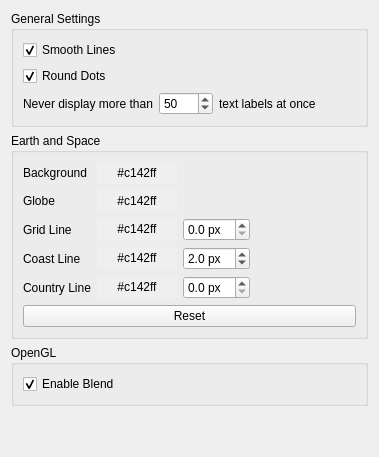
     <widget class="QWidget" name="display1Tab">
      <attribute name="title">
       <string>Display (General)</string>
      </attribute>
      <layout class="QVBoxLayout" name="verticalLayout_8">
       <item>
        <widget class="QGroupBox" name="groupBoxDisplayGeneral">
         <property name="title">
          <string>General Settings</string>
         </property>
         <layout class="QVBoxLayout">
          <item>
           <widget class="QCheckBox" name="cbLineSmoothing">
            <property name="toolTip">
             <string>Depends completely on your graphics hardware plus device driver.</string>
            </property>
            <property name="text">
             <string>Smooth Lines</string>
            </property>
            <property name="checked">
             <bool>true</bool>
            </property>
           </widget>
          </item>
          <item>
           <widget class="QCheckBox" name="cbDotSmoothing">
            <property name="toolTip">
             <string>Depends completely on your graphics hardware plus device driver.</string>
            </property>
            <property name="text">
             <string>Round Dots</string>
            </property>
            <property name="checked">
             <bool>true</bool>
            </property>
           </widget>
          </item>
          <item>
           <layout class="QHBoxLayout">
            <item>
             <widget class="QLabel" name="label_42">
              <property name="text">
               <string>Never display more than</string>
              </property>
              <property name="buddy">
               <cstring>sbMaxTextLabels</cstring>
              </property>
             </widget>
            </item>
            <item>
             <widget class="QSpinBox" name="sbMaxTextLabels">
              <property name="toolTip">
               <string>Labels seem to have the biggest impact on Rendering performance.</string>
              </property>
              <property name="accelerated">
               <bool>true</bool>
              </property>
              <property name="maximum">
               <number>9999</number>
              </property>
              <property name="singleStep">
               <number>10</number>
              </property>
              <property name="value">
               <number>50</number>
              </property>
             </widget>
            </item>
            <item>
             <widget class="QLabel" name="label_43">
              <property name="text">
               <string>text labels at once</string>
              </property>
              <property name="buddy">
               <cstring>sbMaxTextLabels</cstring>
              </property>
             </widget>
            </item>
            <item>
             <spacer>
              <property name="orientation">
               <enum>Qt::Horizontal</enum>
              </property>
              <property name="sizeHint" stdset="0">
               <size>
                <width>40</width>
                <height>20</height>
               </size>
              </property>
             </spacer>
            </item>
           </layout>
          </item>
         </layout>
        </widget>
       </item>
       <item>
        <widget class="QGroupBox" name="groupBoxEarthSpace">
         <property name="title">
          <string>Earth and Space</string>
         </property>
         <layout class="QGridLayout">
          <item row="0" column="2">
           <layout class="QGridLayout" name="gridLayout_8">
            <item row="0" column="0">
             <widget class="QLabel" name="label_6">
              <property name="text">
               <string>Background</string>
              </property>
              <property name="buddy">
               <cstring>pbBackgroundColor</cstring>
              </property>
             </widget>
            </item>
            <item row="0" column="1">
             <widget class="QPushButton" name="pbBackgroundColor">
              <property name="autoFillBackground">
               <bool>true</bool>
              </property>
              <property name="text">
               <string>#c142ff</string>
              </property>
              <property name="flat">
               <bool>true</bool>
              </property>
             </widget>
            </item>
            <item row="2" column="0">
             <widget class="QLabel" name="label_8">
              <property name="text">
               <string>Grid Line</string>
              </property>
              <property name="buddy">
               <cstring>pbGridLineColor</cstring>
              </property>
             </widget>
            </item>
            <item row="3" column="0">
             <widget class="QLabel" name="label_10">
              <property name="text">
               <string>Coast Line</string>
              </property>
              <property name="buddy">
               <cstring>pbCoastLineColor</cstring>
              </property>
             </widget>
            </item>
            <item row="4" column="0">
             <widget class="QLabel" name="label_12">
              <property name="text">
               <string>Country Line</string>
              </property>
              <property name="buddy">
               <cstring>pbCountryLineColor</cstring>
              </property>
             </widget>
            </item>
            <item row="2" column="1">
             <widget class="QPushButton" name="pbGridLineColor">
              <property name="autoFillBackground">
               <bool>true</bool>
              </property>
              <property name="text">
               <string>#c142ff</string>
              </property>
              <property name="flat">
               <bool>true</bool>
              </property>
             </widget>
            </item>
            <item row="3" column="1">
             <widget class="QPushButton" name="pbCoastLineColor">
              <property name="autoFillBackground">
               <bool>true</bool>
              </property>
              <property name="text">
               <string>#c142ff</string>
              </property>
              <property name="flat">
               <bool>true</bool>
              </property>
             </widget>
            </item>
            <item row="4" column="1">
             <widget class="QPushButton" name="pbCountryLineColor">
              <property name="autoFillBackground">
               <bool>true</bool>
              </property>
              <property name="text">
               <string>#c142ff</string>
              </property>
              <property name="flat">
               <bool>true</bool>
              </property>
             </widget>
            </item>
            <item row="0" column="5">
             <spacer name="horizontalSpacer_9">
              <property name="orientation">
               <enum>Qt::Horizontal</enum>
              </property>
              <property name="sizeHint" stdset="0">
               <size>
                <width>40</width>
                <height>20</height>
               </size>
              </property>
             </spacer>
            </item>
            <item row="2" column="2">
             <widget class="QDoubleSpinBox" name="sbGridLineStrength">
              <property name="suffix">
               <string> px</string>
              </property>
              <property name="decimals">
               <number>1</number>
              </property>
              <property name="minimum">
               <double>0.000000000000000</double>
              </property>
              <property name="maximum">
               <double>10.000000000000000</double>
              </property>
              <property name="singleStep">
               <double>0.100000000000000</double>
              </property>
             </widget>
            </item>
            <item row="3" column="2">
             <widget class="QDoubleSpinBox" name="sbCoastLineStrength">
              <property name="suffix">
               <string> px</string>
              </property>
              <property name="decimals">
               <number>1</number>
              </property>
              <property name="minimum">
               <double>0.000000000000000</double>
              </property>
              <property name="maximum">
               <double>10.000000000000000</double>
              </property>
              <property name="singleStep">
               <double>0.100000000000000</double>
              </property>
              <property name="value">
               <double>2.000000000000000</double>
              </property>
             </widget>
            </item>
            <item row="4" column="2">
             <widget class="QDoubleSpinBox" name="sbCountryLineStrength">
              <property name="suffix">
               <string> px</string>
              </property>
              <property name="decimals">
               <number>1</number>
              </property>
              <property name="minimum">
               <double>0.000000000000000</double>
              </property>
              <property name="maximum">
               <double>10.000000000000000</double>
              </property>
              <property name="singleStep">
               <double>0.100000000000000</double>
              </property>
             </widget>
            </item>
            <item row="1" column="0">
             <widget class="QLabel" name="label_7">
              <property name="text">
               <string>Globe</string>
              </property>
              <property name="buddy">
               <cstring>pbGlobeColor</cstring>
              </property>
             </widget>
            </item>
            <item row="1" column="1">
             <widget class="QPushButton" name="pbGlobeColor">
              <property name="autoFillBackground">
               <bool>true</bool>
              </property>
              <property name="text">
               <string>#c142ff</string>
              </property>
              <property name="flat">
               <bool>true</bool>
              </property>
             </widget>
            </item>
           </layout>
          </item>
          <item row="1" column="2">
           <widget class="QPushButton" name="buttonResetEarthSpace">
            <property name="toolTip">
             <string>Set standard values for all settings in this group.</string>
            </property>
            <property name="text">
             <string>Reset</string>
            </property>
           </widget>
          </item>
         </layout>
        </widget>
       </item>
       <item>
        <widget class="QGroupBox" name="groupOpenGL">
         <property name="title">
          <string>OpenGL</string>
         </property>
         <layout class="QGridLayout" name="gridLayout_9">
          <item row="0" column="0">
           <widget class="QCheckBox" name="cbBlend">
            <property name="toolTip">
             <string>In some rare circumstances, it may be needed to disable Blending. It is a pity because it won't look nice without. 
Please give us feedback if you encounter such situations - we are researching that.</string>
            </property>
            <property name="text">
             <string>Enable Blend</string>
            </property>
            <property name="checked">
             <bool>true</bool>
            </property>
           </widget>
          </item>
         </layout>
        </widget>
       </item>
       <item>
        <spacer>
         <property name="orientation">
          <enum>Qt::Vertical</enum>
         </property>
         <property name="sizeHint" stdset="0">
          <size>
           <width>20</width>
           <height>40</height>
          </size>
         </property>
        </spacer>
       </item>
      </layout>
     </widget>
